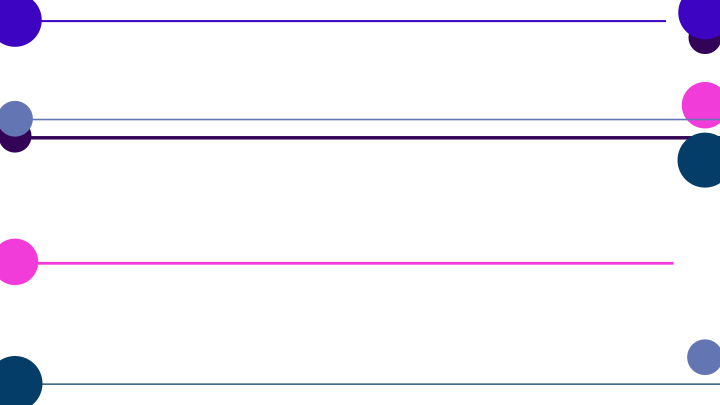
Frame 1 (no input)
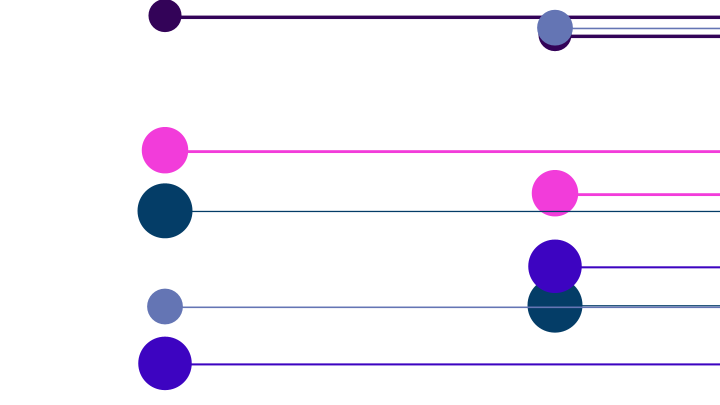
Frame 60 (the mouse pressed at the canvas centre just before this capture)
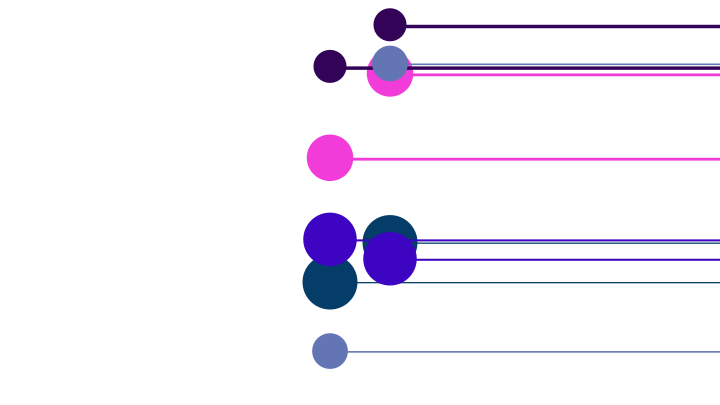
Frame 120 (the mouse held since frame 60 and released just before this capture)

The Processing sketch that drew these frames (run headless with seeded random() and noise(); from frame 60 on, the mouse is pressed at the canvas centre):

// Processing sketch: processing_45031
// ── processing_45031.pde

motiongraphic m1;//objecto 1
motiongraphic m2;//objecto 2
motiongraphic m3;//objecto 3
motiongraphic m4;//objecto 4
motiongraphic m5;//objecto 5

void setup(){//define as propriedades do ambiente inicial
  size(720,405);//tamanho da janela
  background(255);//cor do fundo: branco
  frameRate(38);//número constante de frames: 38/s
//em seguida vamos definir a classe e dar-lhe um nome neste caso um rectangulo que se move: motiongraphic
  m1 = new motiongraphic();//objecto 1
  m2 = new motiongraphic();//objecto 2
  m3 = new motiongraphic();//objecto 3
  m4 = new motiongraphic();//objecto 4
  m5 = new motiongraphic();//objecto 5
}

void draw(){//executa as funções que lhe pertencem,neste caso update e drawing
  background(255);//fundo branco
  m1.update();//objecto 1 executa função update
  m1.drawing();//objecto 1 executa função drawing
  m2.update();//objecto 2 executa função update
  m2.drawing();//objecto 2 executa função drawing
  m3.update();//objecto 3 executa função update
  m3.drawing();//objecto 3 executa função drawing
  m4.update();//objecto 4 executa função update
  m4.drawing();//objecto 4 executa função drawing
  m5.update();//objecto 5 executa função update
  m5.drawing();//objecto 5 executa função drawing
}
class motiongraphic{//na classe iremos definir as variaveis: função construtora,update,desenhar,etc
  float posx;//variável da posição x
  float posy;//variável da posição y
  float velocidade;//variável da velocidade
  float r;//variável r
  float g;//variável g
  float b;//variável b
  float posa;//variável posição a
  float posb;//variável posição b
  float posc;//variável posição c
  //Como neste exercício queria criar objectos a moverem-se em sentido contrário aos das variáveis anteriores precisei de criar novas vaiáveis para a posição de x e y
  float posx2;//nova variável para a posição de x
  float posy2;//nova variável para a posição y
 motiongraphic (){//função construtora onde se encontram valores das variaveis
   posx=0;//definir a posição de x,neste caso do lado esquerdo
   posx2=720;//definir a posição de x2, neste cado do lado direito
   posy=random(height);//a posição de y irá variar em toda a altura
   posy2=random(height);//a posição de y irá variar em toda a altura
   velocidade=15;//definir a velocidade
   r=random(255);//definir r
   g=random(255);//definir g
   b=random(255);//definir b
   posa=random(500,1000);//definir pos a
   posb=random(1,5);//definir posb
   posc=random(30,60);//definir posc
 }
 
 void update(){//update das variações da classe
 posx2 = posx2-velocidade;//para o meu objecto de mover da direita para a esquerda
 posx = posx+velocidade;//para o meu objecto de mover da esquerda para a direita
 if(posx>width){//quando a posição de x for maior que a largura da janela este irá ter a posição de zero e assim obteremos o teste de colisão
   posx=0;//para a posição de x ser igual a zerio aquando x for maior que a largura da janela
 posy=random(height);//a posição de y irá variar em toda a altura
 }if(posx2<0){//quando a posição de x for maior que a largura da janela este irá ter a posição de 720,esta função é a que define o teste de colisão no sentido contrário ao do anterior 
  posx2=720;//posição de x irá ser igual a 720 quando x for menor que 0
  posy2 =random (height);//a posição de y irá variar em toda a altura}}
}}
 void drawing(){//função desenho
 noStroke();//objecto sem stroke

 fill(r,g,b);//cor do preenchimento dos objectos
 rect(posx,posy,posa,posb);//função de uma recta;recta que irá mover-se da esquerda para a direita
 ellipse(posx,posy,posc,posc);//função de uma elipse;elipse que terá centro a coincidir com um dos pontos da recta anterior
rect(posx2,posy2,posa,posb);//função de uma recta;recta que irá mover-se da direita para a esquerda
 ellipse(posx2,posy2,posc,posc);//função de uma elipse;elipse que terá centro a coincidir com um dos pontos da recta anterior
 }}
